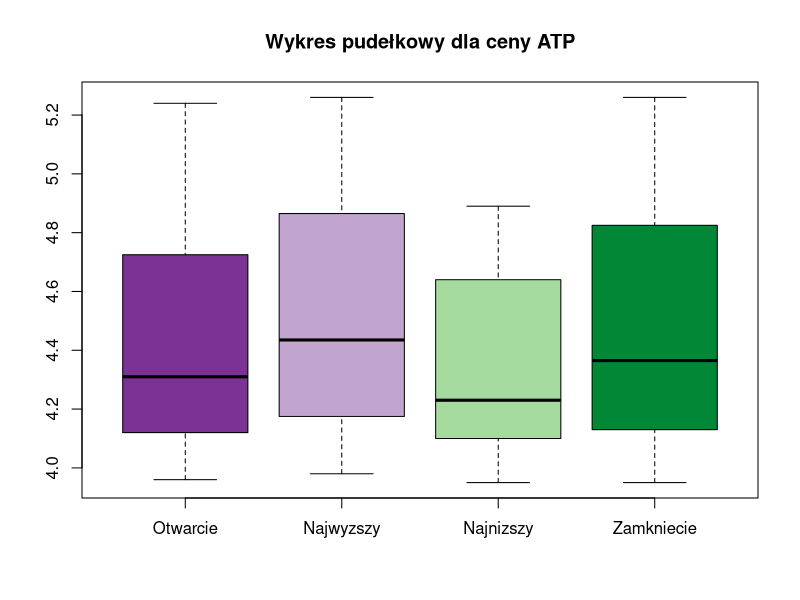
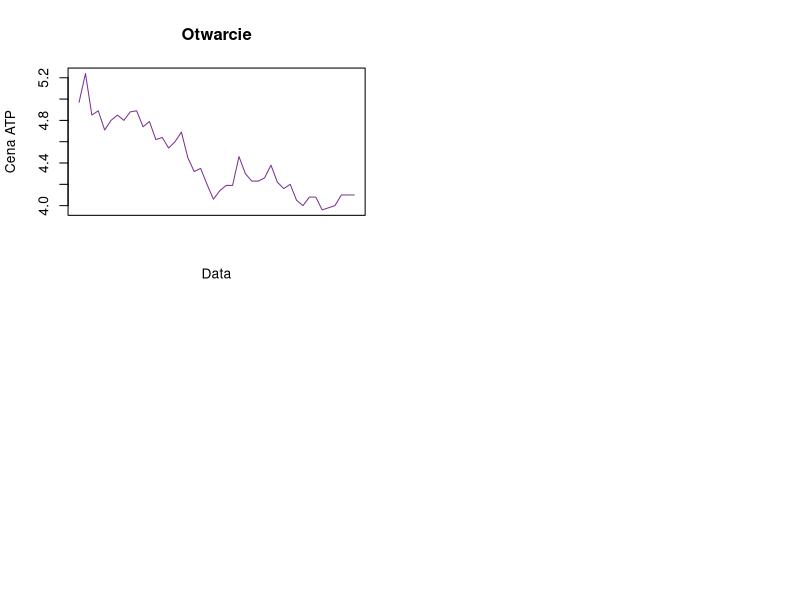

R code for these plots, in order: (Note: this script raises an error after producing the figures.)
## ---- chunk 1
knitr::opts_chunk$set(echo = TRUE)
## ---- chunk 2
dane=read.csv('atp_d.csv')[,1:5]
head(dane)

## ---- chunk 3
library("RColorBrewer")
## ---- chunk 4
boxplot(dane$Otwarcie,dane$Najwyzszy,dane$Najnizszy,dane$Zamkniecie, main="Wykres pudełkowy dla ceny ATP",names=names(dane)[2:5], col=brewer.pal(n = 4, name = "PRGn"))
## ---- chunk 5
par(mfrow = c(2, 2), pty = "m")
plot(dane$Otwarcie, type="l", main="Otwarcie",col=brewer.pal(n = 4, name = "PRGn")[1], xlab = "Data", ylab="Cena ATP", xaxt = "n")
axis(1, at = dane$Data, labels = levels(dane$Data))
plot(dane$Najwyzszy, type="l", main="Najwyższy",col=brewer.pal(n = 4, name = "PRGn")[2], xlab = "Data", ylab="Cena ATP",xaxt="n")
axis(1, at = dane$Data, labels = levels(dane$Data))
plot(dane$Najnizszy, type="l", main="Najniższy",col=brewer.pal(n = 4, name = "PRGn")[3], xlab = "Data", ylab="Cena ATP",xaxt="n")
axis(1, at = dane$Data, labels = levels(dane$Data))
plot(dane$Zamkniecie, type="l", main="Zamknięcie",col=brewer.pal(n = 4, name = "PRGn")[4], xlab = "Data", ylab="Cena ATP",xaxt="n")
axis(1, at = dane$Data, labels = levels(dane$Data))
## ---- chunk 6
plot(dane$Otwarcie, type="l", main="Wykres liniowy dla ceny ATP",col=brewer.pal(n = 4, name = "PRGn")[1], xlab = "Data", ylab="Cena ATP",xaxt="n")
lines(dane$Najwyzszy, type="l", col=brewer.pal(n = 4, name = "PRGn")[2])
lines(dane$Najnizszy, type="l", col=brewer.pal(n = 4, name = "PRGn")[3])
lines(dane$Zamkniecie, type="l", col=brewer.pal(n = 4, name = "PRGn")[4])
legend("topright",names(dane)[2:5],col=brewer.pal(n = 4, name = "PRGn"),lwd=2)
axis(1, at = dane$Data, labels = levels(dane$Data))

## ---- chunk 7
max=max(dane$Najwyzszy)
pozycja=match(max,dane$Najwyzszy)
data=levels(dane$Data)[pozycja]
cat(c('W dniu',data,'cena akcji osiągnęła najwyższą wartość wynoszącą',max))
## ---- chunk 8
min=min(dane$Najnizszy)
pozycja=match(min,dane$Najnizszy)
data=levels(dane$Data)[pozycja]
cat(c('W dniu',data,'cena akcji osiągnęła najniższą wartość wynoszącą',min))
## ---- chunk 9
Otwarcie=dane$Otwarcie
Dni=as.numeric(row.names(dane))
dane2=data.frame(cbind(Dni,Otwarcie))
head(dane2)

## ---- chunk 10
p=35
Uczacy=data.frame(cbind(Dni=Dni[1:(p-1)],Otwarcie=Otwarcie[1:(p-1)]))
Testowy=data.frame(cbind(Dni=Dni[p:length(Dni)],Otwarcie=Otwarcie[p:length(Otwarcie)]))
## ---- chunk 11
model1=lm(Otwarcie~Dni,data=Uczacy)
summary(model1)
## ---- chunk 12
plot(dane2$Otwarcie, type="l", main="Otwarcie", sub="Model z trendem liniowych dla wszystkich przeszłych danych",col=brewer.pal(n = 4, name = "PRGn")[1], xlab = "Data", ylab="Cena ATP", xaxt = "n")
axis(1, at = dane$Data, labels = levels(dane$Data))
abline(model1)
abline(v=p,lty=2,col='red')
## ---- chunk 13
Prognoza1=predict(model1,newdata=Testowy)
Prognoza1
## ---- chunk 14
plot(Testowy$Otwarcie, ylim=c(min(Prognoza1),max(Testowy$Otwarcie)),type="l", main="Prognoza ceny otwarcia", sub="Model z trendem liniowych dla wszystkich przeszłych danych",col=brewer.pal(n = 4, name = "PRGn")[1], xlab = "Data", ylab="Cena ATP", xaxt = "n")
axis(1, at = dane$Data, labels = levels(dane$Data))
lines(Prognoza1)

## ---- chunk 15
blad1=mean(((Prognoza1-Testowy$Otwarcie)^2))
theil1=sum(((Prognoza1-Testowy$Otwarcie)^2))/sum((Testowy$Otwarcie^2))
## ---- chunk 16
N=19
U=length(Uczacy$Dni)
model2=lm(Otwarcie~Dni,data=Uczacy[(U-N+1):U,])
summary(model2)
## ---- chunk 17
plot(dane2$Otwarcie, type="l", main="Otwarcie", sub="Model z trendem liniowych korzystający z N poprzedzających próbek",col=brewer.pal(n = 4, name = "PRGn")[1], xlab = "Data", ylab="Cena ATP", xaxt = "n")
axis(1, at = dane$Data, labels = levels(dane$Data))
abline(model2)
abline(v=p,lty=2,col='red')
## ---- chunk 18
Prognoza2=predict(model2,newdata=Testowy)
Prognoza2
## ---- chunk 19
plot(Testowy$Otwarcie, ylim=c(min(Testowy$Otwarcie),max(Prognoza2)),type="l", main="Prognoza ceny otwarcia", sub="Model z trendem liniowych korzystający z N poprzedzających próbek",col=brewer.pal(n = 4, name = "PRGn")[1], xlab = "Data", ylab="Cena ATP", xaxt = "n")
axis(1, at = dane$Data, labels = levels(dane$Data))
lines(Prognoza2)
## ---- chunk 20
blad2=mean(((Prognoza2-Testowy$Otwarcie)^2))
theil2=sum(((Prognoza2-Testowy$Otwarcie)^2))/sum((Testowy$Otwarcie^2))
